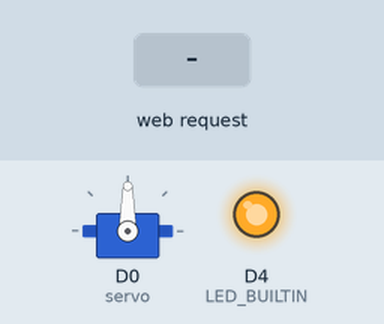
Recording of a sketch running on a simulated ESP8266 (NodeMCU). Shown: servo, output pins drawn as LEDs (lit = HIGH, except the on-board LED, lit = LOW). Inputs (shaded band) come from the test bench. WiFi joins after 1.5 s; servers stay silent unless stated; what the sketch prints to the serial monitor is not drawn.

Above: at 2.7 s.
2.8 s: HTTP request GET /LED received
At 2.95 s:
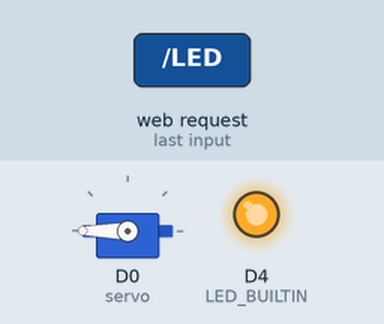
At 4.1 s:
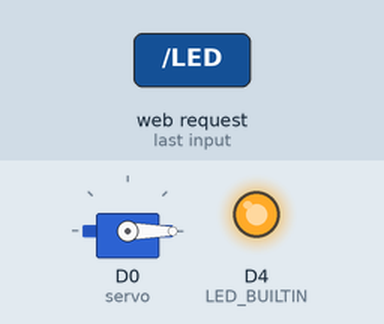
4.6 s: HTTP request GET /LED2 received
At 5.2 s:
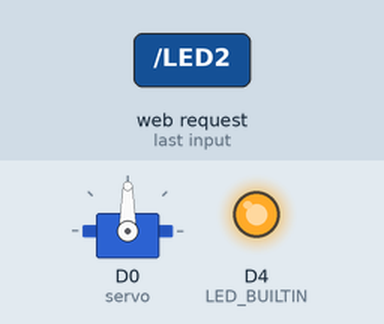
Timing chart, 0 to 7.6 s (numbered marks = the images above; inputs shaded):
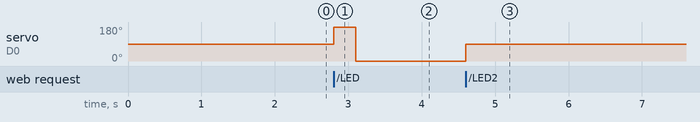

Measured:
- after the input at 2.8 s, servo on D0 (servo): 90° → 180° at once, → 0° 0.30 s later
- after the input at 4.6 s, servo on D0 (servo): 0° → 90° at once

The sketch:

esp8266wifi_________.ino
```cpp
#include <ESP8266WiFi.h>        // 本程序使用 ESP8266WiFi库
#include <ESP8266WiFiMulti.h>   //  ESP8266WiFiMulti库
#include <ESP8266WebServer.h>   //  ESP8266WebServer库
 #include <Servo.h>//伺服舵机Servo库
Servo servo; // 建立Servo对象,对象名称是 'servo'
ESP8266WiFiMulti wifiMulti;     // 建立ESP8266WiFiMulti对象,对象名称是 'wifiMulti'

ESP8266WebServer esp8266_server(80);// 建立网络服务器对象，该对象用于响应HTTP请求。监听端口（80）

void setup(void){
  Serial.begin(115200);   // 启动串口通讯

  pinMode(LED_BUILTIN, OUTPUT); //设置内置LED引脚为输出模式以便控制LED

  wifiMulti.addAP("TP-LINK_A7ED", "xiang/*0621?"); // 将需要连接的一系列WiFi ID和密码输入这里
//  wifiMulti.addAP("ssid_from_AP_2", "your_password_for_AP_2"); // ESP8266-NodeMCU再启动后会扫描当前网络
//  wifiMulti.addAP("ssid_from_AP_3", "your_password_for_AP_3"); // 环境查找是否有这里列出的WiFi ID。如果有
  Serial.println("Connecting ...");                            // 则尝试使用此处存储的密码进行连接。

  int i = 0;
  while (wifiMulti.run() != WL_CONNECTED) {  // 此处的wifiMulti.run()是重点。通过wifiMulti.run()，NodeMCU将会在当前
    delay(1000);                             // 环境中搜索addAP函数所存储的WiFi。如果搜到多个存储的WiFi那么NodeMCU
    Serial.print(i++); Serial.print(' ');    // 将会连接信号最强的那一个WiFi信号。
  }                                          // 一旦连接WiFI成功，wifiMulti.run()将会返回“WL_CONNECTED”。这也是
                                             // 此处while循环判断是否跳出循环的条件。

  // WiFi连接成功后将通过串口监视器输出连接成功信息
  Serial.println('\n');
  Serial.print("Connected to ");
  Serial.println(WiFi.SSID());              // 通过串口监视器输出连接的WiFi名称
  Serial.print("IP address:\t");
  Serial.println(WiFi.localIP());           // 通过串口监视器输出ESP8266-NodeMCU的IP  便于观察WiFi链接情况

  esp8266_server.begin();                           // 启动网站服务
  esp8266_server.on("/", HTTP_GET, handleRoot);     // 设置服务器根目录即'/'的函数'handleRoot'
  esp8266_server.on("/LED", HTTP_GET, handleLED); // 设置处理LED控制请求的函数'handleLED' 意思就是客户端发过来的信息进行处理 这是第一个按钮信息
  esp8266_server.on("/LED2", HTTP_GET, handleLED2);// 设置处理LED2控制请求的函数'handleLED2'意思就是客户端发过来的信息进行处理 这是第二个按钮信息
  //esp8266_server.on("/LED2", HTTP_POST, handleLED3);// 设置处理LED2控制请求的函数'handleLED2'意思就是客户端发过来的信息进行处理 这是第二个按钮信息
  esp8266_server.onNotFound(handleNotFound);        // 设置处理404情况的函数'handleNotFound'  崩溃信息

  Serial.println("HTTP esp8266_server started");//  告知用户ESP8266网络服务功能已经启动  观察ESP8266网络服务是否启动成功
}

void loop(void){
 servo.attach(D0);
  esp8266_server.handleClient();                     // 检查http服务器访问   一直检查有没有客服端访问服务器
}

/*设置服务器根目录即'/'的函数'handleRoot'
  该函数的作用是每当有客户端访问NodeMCU服务器根目录时，
  NodeMCU都会向访问设备发送 HTTP 状态 200 (Ok) 这是send函数的第一个参数。
  同时NodeMCU还会向浏览器发送HTML代码，以下示例中send函数中第三个参数，
  也就是双引号中的内容就是NodeMCU发送的HTML代码。该代码可在网页中产生LED控制按钮。
  当用户按下按钮时，浏览器将会向NodeMCU的/LED页面发送HTTP请求，请求方式为POST。
  NodeMCU接收到此请求后将会执行handleLED函数内容*/
void handleRoot() {

    String str=
    "<!DOCTYPE html><html><head><meta charset=\"utf-8\"><title>Welcome home</title><style>.button{background-color:DodgerBlue;border-radius:12px;color:white;padding:130px 150px;text-align:center;text-decoration:none;display:inline-block;font-size:80px;margin:4px 2px;cursor:pointer}.button:hover{background-color:Plum}.button2{background-color:Maroon}.button:active{background-color:DodgerBlue;box-shadow:0 5px#666;transform:translateY(4px);</style></head><body><h1 style=\"text-align:center;color:DarkOrchid  ;font-size:40px;\">欢迎回家Welcome home<div align=\"center\"><a href=\"/LED\"method=\"POST\"class=\"button\">开门</a><head></head><div align=\"center\"><a href=\"/LED2\"method=\"POST\"class=\"button button2\">关门</a><head>";
    esp8266_server.send(200, "text/html", str); //给客户端返回一段信息，这段信息是一段HTML文件
}

//处理LED控制请求的函数'handleLED'
void handleLED() {                                    // 假如按第一个按钮执行以下代码

  servo.write(180);delay(300);                        // 控制舵机旋转到180度
  servo.write(0);delay(300);                          // 控制舵机旋转到0度
  Serial.println("正在输出LED");
  esp8266_server.sendHeader("Location","/");          // 跳转回页面根目录
  esp8266_server.send(303);                           // 发送Http相应代码303 跳转
}
// 设置处理404情况的函数'handleNotFound'
void handleNotFound(){
  esp8266_server.send(404, "text/plain", "404: Not found"); // 发送 HTTP 状态 404 (未找到页面) 并向浏览器发送文字 "404: Not found"
}
void handleLED2() {  // 假如按第二个按钮执行以下代码
    servo.write(90);delay(300);                          // 控制舵机旋转回到90度初始位置
    Serial.println("正在输出LED2");                       //打印数据便于观察
    esp8266_server.sendHeader("Location","/");          // 跳转回页面根目录
    esp8266_server.send(303);
    // 发送Http相应代码303 跳转
  }
void handleLED3() {                                    // 开发板按钮执行以下代码
  digitalWrite(LED_BUILTIN,!digitalRead(LED_BUILTIN));// 改变LED的点亮或者熄灭状态
  Serial.println("正在输出LED3");
  esp8266_server.sendHeader("Location","/");          // 跳转回页面根目录
  esp8266_server.send(303);                           // 发送Http相应代码303 跳转
}
```
